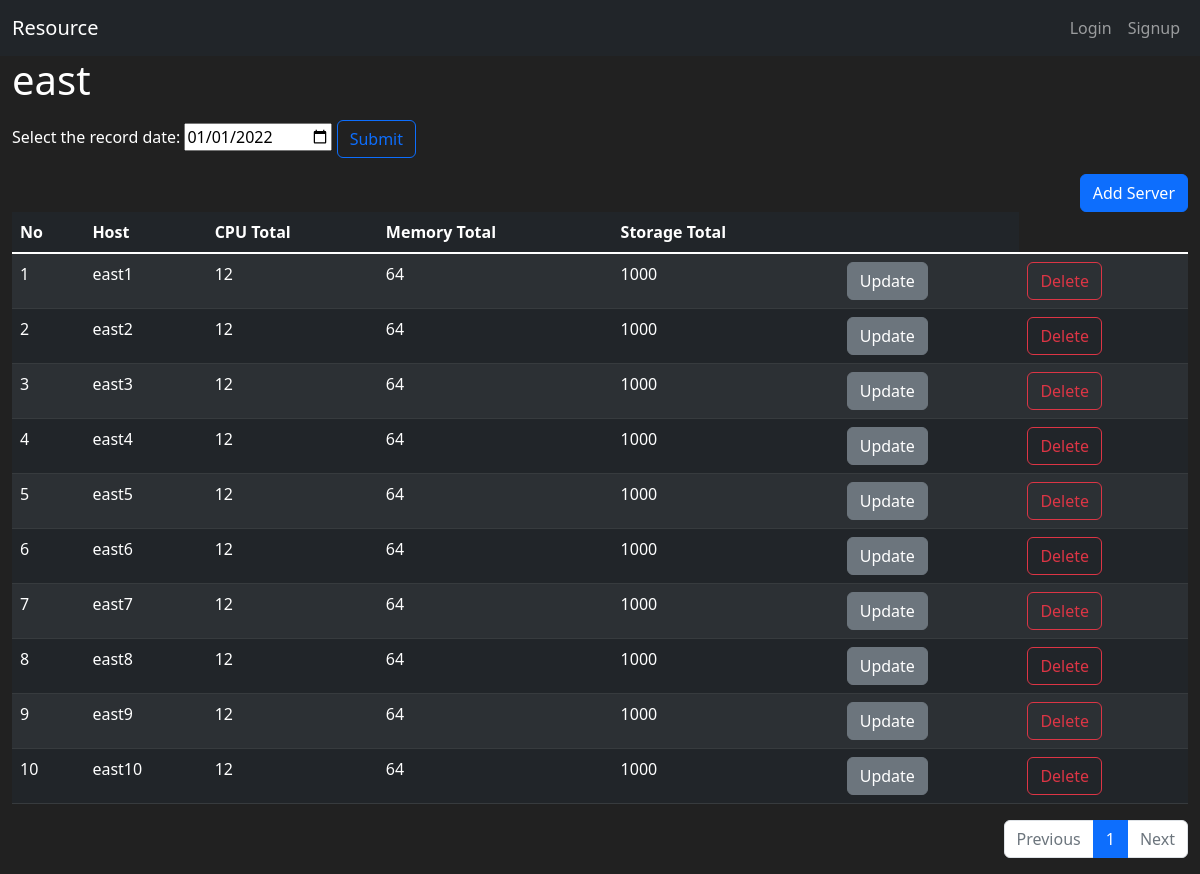
Screenshot of /region/1/ with the database file from the repository.
### resource/models.py (models this page shows, shortened)
class Region(db.Model):
    __tablename__ = 'region'
    id = db.Column(db.Integer, primary_key=True)
    name = db.Column(db.String(100), nullable=False, unique=True)

class Server(db.Model):
    __tablename__ = 'server'
    id = db.Column(db.Integer, primary_key=True)
    region_id = db.Column(db.Integer(), db.ForeignKey(
        'region.id'))
    region = db.relationship('Region', backref=db.backref(
        'servers', cascade='all, delete-orphan'))
    host = db.Column(db.String(100), nullable=False, unique=True)
    cpu = db.Column(db.Integer(), nullable=False)
    memory = db.Column(db.Integer(), nullable=False)
    storage = db.Column(db.Integer(), nullable=False)

### resource/views/region_views.py (the view)
@bp.route('/<int:region_id>/', methods=["GET"])
def detail(region_id):
    regions = Region.query.all()
    region = Region.query.get_or_404(region_id)
    page = request.args.get('page', type=int, default=1)
    servers = Server.query.filter_by(region_id=region_id)
    servers = servers.paginate(page, per_page=10)
    form = DateForm()
    return render_template(
        'region/region_detail.html',
        regions=regions,
        region=region,
        servers=servers,
        form=form
    )

### resource/forms.py
class DateForm(FlaskForm):
    date = DateField('Date', format='%Y%m%d', validators=[DataRequired()])

### resource/views/auth_views.py (called while the page is built)
@bp.before_app_request
def load_logged_in_user():
    user_id = session.get('user_id')
    if user_id is None:
        g.user = None
    else:
        g.user = User.query.get(user_id)

### resource/templates/region/region_detail.html (shortened to what this page needs)
{% extends "base.html" %}
{% block content %}
<div class="container-fluid">
    <h1>{{ region.name }}</h1>
    <form action="{{ url_for('region.usage_detail', region_id=region.id) }}" class="my-3">
        <label for="date">Select the record date:
          <input type="date" id="date" name="date" value="2022-01-01">
          <button type="submit" class="btn btn-outline-primary">Submit</button>
        </label>
    </form>
    <div class="d-grid gap-2 d-md-flex justify-content-md-end">
        <a class="btn btn-primary" href="{{ url_for('server.create', region_id=region.id) }}" role="button">Add Server</a>
    </div>
    <table class="table table-hover table-striped table-dark">
        <thead>
        <tr>
            <th scope="col">No</th>
            <th scope="col">Host</th>
            <th scope="col">CPU Total</th>
            <th scope="col">Memory Total</th>
            <th scope="col">Storage Total</th>
            <th scope="col"></th>
        </tr>
        </thead>
        <tbody class="table-group-divider">
            {% for server in servers.items %}
        <tr>
            <td>{{ ((servers.page-1) * servers.per_page) + loop.index }}</td>
            <td>{{ server.host }}</td>
            <td>{{ server.cpu }}</td>
            <td>{{ server.memory }}</td>
            <td>{{ server.storage }}</td>
            <td>
                <a class="btn btn-secondary" href="{{ url_for('server.update', server_id=server.id) }}" role="button">Update</a>
            </td>
            <td>
                <button class="btn btn-outline-danger" type="button" data-bs-toggle="modal" data-bs-target="#modal_delete_server-{{ server.id }}">Delete</button>
            </td>
        </tr>
        {% endfor %}
        </tbody>
    </table>
    <ul class="pagination justify-content-end">
        {% if servers.has_prev %}
            <li class="page-item">
                <a class="page-link" href="?page={{ servers.prev_num }}">prev</a>
            </li>
        {% else %}
            <li class="page-item disabled">
                <a class="page-link" tabindex="-1" aria-disabled="true" href="javascript:void(0)">Previous</a>
            </li>
        {% endif %}
        {% for page_num in servers.iter_pages() %}
            {% if page_num %}
                {% if page_num != servers.page %}
                    <li class="page-item">
                        <a class="page-link" href="?page={{ page_num }}">{{ page_num }}</a>
                    </li>
                {% else %}
                    <li class="page-item active" aria-current="page">
                        <a class="page-link" href="javascript:void(0)">{{ page_num }}</a>
                    </li>
                {% endif %}
            {% else %}
                <li class="disabled">
                    <a class="page-link" href="javascript:void(0)">...</a>
                </li>
            {% endif %}
        {% endfor %}
        {% if servers.has_next %}
            <li class="page-item">
                <a class="page-link" href="?page={{ servers.next_num }}">Next</a>
            </li>
        {% else %}
            <li class="page-item disabled">
                <a class="page-link" tabindex="-1" aria-disabled="true" href="javascript:void(0)">Next</a>
            </li>
        {% endif %}
    </ul>
</div>
{% endblock %}

### resource/templates/base.html (style rules this page uses)
body { background-color: #212121; color: white }

### rows the page displays
Region: name "east"
Server: page "1", host "east1", cpu "12", memory "64", storage "1000"
Server: ((servers.page-1)*servers.per_page)+loop.index "2", host "east2", cpu "12", memory "64", storage "1000"
Server: ((servers.page-1)*servers.per_page)+loop.index "3", host "east3", cpu "12", memory "64", storage "1000"
Server: ((servers.page-1)*servers.per_page)+loop.index "4", host "east4", cpu "12", memory "64", storage "1000"
Server: ((servers.page-1)*servers.per_page)+loop.index "5", host "east5", cpu "12", memory "64", storage "1000"
Server: ((servers.page-1)*servers.per_page)+loop.index "6", host "east6", cpu "12", memory "64", storage "1000"
Server: ((servers.page-1)*servers.per_page)+loop.index "7", host "east7", cpu "12", memory "64", storage "1000"
Server: ((servers.page-1)*servers.per_page)+loop.index "8", host "east8", cpu "12", memory "64", storage "1000"
Server: ((servers.page-1)*servers.per_page)+loop.index "9", host "east9", cpu "12", memory "64", storage "1000"
Server: ((servers.page-1)*servers.per_page)+loop.index "10", host "east10", cpu "12", memory "64", storage "1000"

### other values shown
{{ page_num }} "1"
